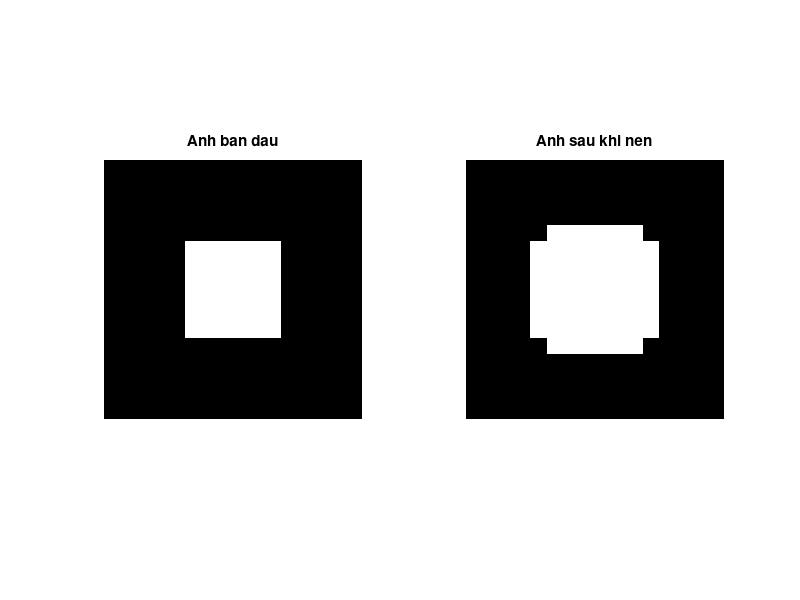

Write the MATLAB code that produced this figure.
Amax = zeros(16);
Amax(6:11,6:11) = 255;
subplot(121); imshow(Amax); title('Anh ban dau');
A1=Amax(1:8,1:8); A2=Amax(1:8,9:16); 
A3=Amax(9:16,1:8); A4=Amax(9:16,9:16);
A1_dct=dct2(A1); A2_dct=dct2(A2); 
A3_dct=dct2(A3); A4_dct=dct2(A4);
Q=[16 11 10 16 24 40 51 61;
   12 12 14 19 26 58 60 55;
   14 13 16 24 40 57 69 56;
   14 17 22 29 51 87 80 62;
   18 22 37 56 68 109 103 77;
   24 35 55 64 81 104 113 92;
   49 64 78 87 103 121 120 101;
   72 92 95 98 112 100 103 99];

A1_lt=A1_dct./Q; A2_lt=A2_dct./Q; 
A3_lt=A3_dct./Q; A4_lt=A4_dct./Q;

A1_I=idct2(A1_lt); A2_I=idct2(A2_lt); 
A3_I=idct2(A3_lt); A4_I=idct2(A4_lt);

Ares(1:8,1:8)=A1_I; Ares(1:8,9:16)=A2_I; 
Ares(9:16,1:8)=A3_I; Ares(9:16,9:16)=A4_I;
subplot(122); imshow(Ares); title('Anh sau khi nen');
